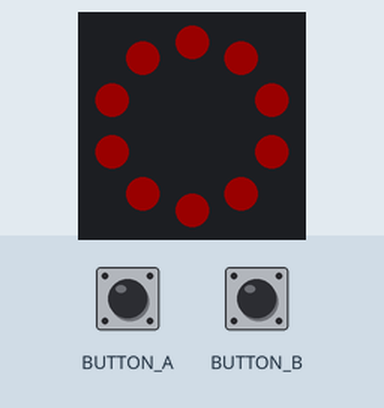
This program was run on a simulated Circuit Playground running CircuitPython. Parts: the board's ring of 10 RGB LEDs (number 0 left of the top, counting anticlockwise). Inputs (shaded band) come from the test bench. Dim RGB values are drawn brighter than linear.

Above: at 1.2 s.
1.3 s: button A pressed for 1 s
At 2.6 s:
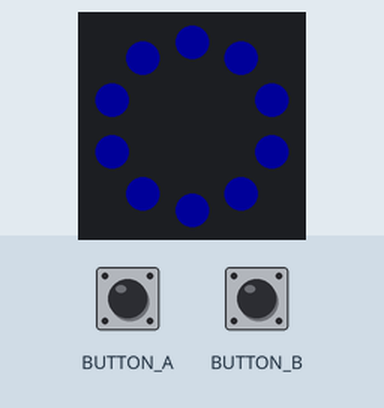
3.8 s: button B pressed for 3.2 s
At 4.3 s:
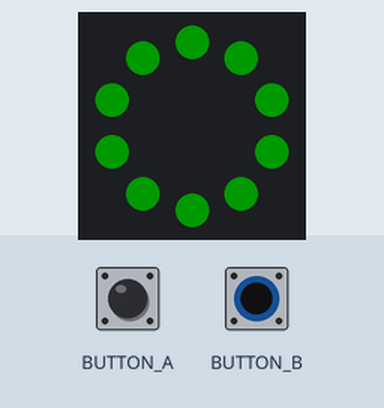
8.5 s: button B pressed for 0.15 s
10.2 s: button B pressed for 1 s
At 11.8 s:
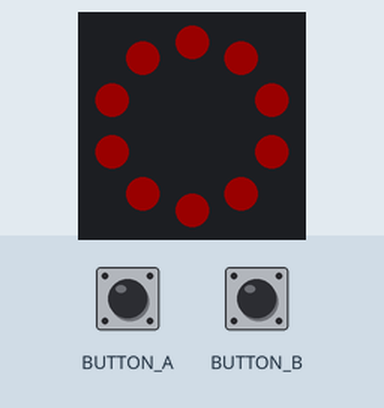
Timing chart, 0 to 13.3 s (numbered marks = the images above; inputs shaded):
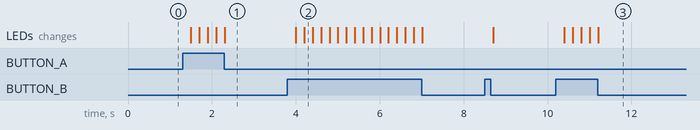

The program:

code.py
```python
from adafruit_circuitplayground.express import cpx
import time

RED = (255, 0, 0)   # 255 Red, 0 Green, 0 Blue
GREEN = (0, 255, 0) # 0 Red, 255 Green, 0 Blue
BLUE = (0, 0, 255)  # 0 Red, 0 Green, 255 Blue

cpx.pixels.brightness = 0.1

my_colors = [RED, GREEN, BLUE]
color_pos = 0

while True: # Keep looping forever...
    cpx.pixels.fill(my_colors[color_pos])

    if cpx.button_a or cpx.button_b: # Button A or B was pressed
        color_pos = (color_pos + 1) % len(my_colors)
        time.sleep(0.2)  # Sleep, to make the button less sensitive
```

Measured:
- after the input at 1.3 s, the LEDs: first change after 0.20 s (image 1 shows a later state)
- after the input at 3.8 s, the LEDs: first change after 0.20 s (image 2 shows a later state)
- after the input at 10.2 s, the LEDs: first change after 0.20 s (image 3 shows a later state)
